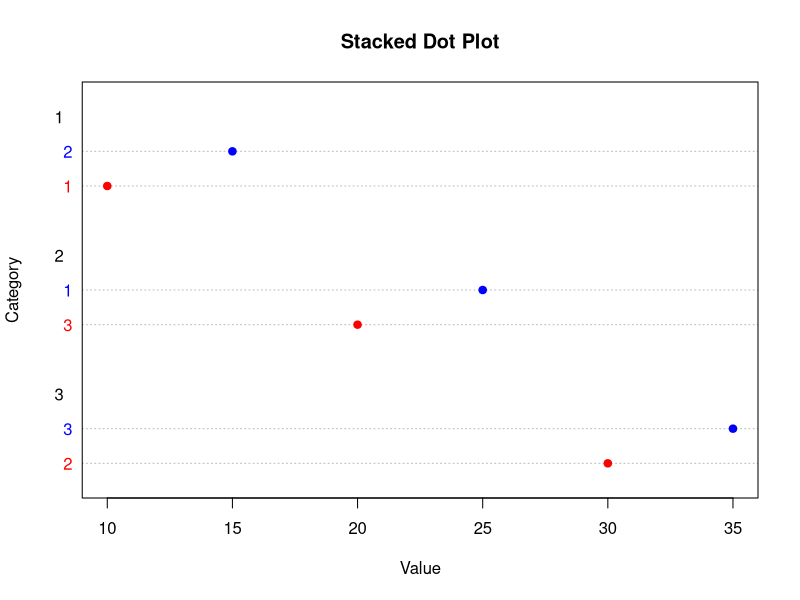

Here is the R script that generated this plot:
# Create sample data
data <- data.frame(Category = c("A", "B", "C"),
                   Value1 = c(10, 20, 30),
                   Value2 = c(15, 25, 35))

# Stacked dot plot
dotchart(t(data[-1]), main = "Stacked Dot Plot", xlab = "Value", ylab = "Category", color = c("red", "blue"), pch = 19, labels = rownames(data))
